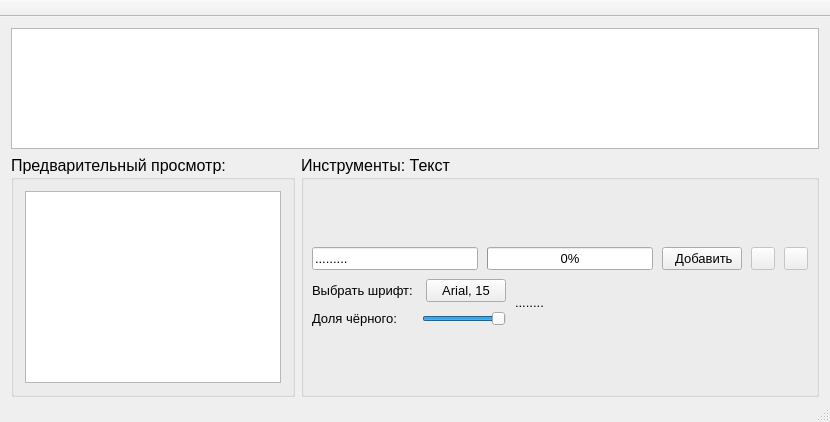
<?xml version="1.0" encoding="UTF-8"?>
<ui version="4.0">
 <class>MainWindow</class>
 <widget class="QMainWindow" name="MainWindow">
  <property name="geometry">
   <rect>
    <x>0</x>
    <y>0</y>
    <width>830</width>
    <height>422</height>
   </rect>
  </property>
  <property name="windowTitle">
   <string>LCD Painter</string>
  </property>
  <widget class="QWidget" name="centralWidget">
   <property name="font">
    <font>
     <family>Segoe UI</family>
     <pointsize>12</pointsize>
    </font>
   </property>
   <layout class="QVBoxLayout" name="verticalLayout">
    <property name="bottomMargin">
     <number>3</number>
    </property>
    <item>
     <widget class="QGraphicsView" name="graphicsView">
      <property name="sizePolicy">
       <sizepolicy hsizetype="Expanding" vsizetype="Expanding">
        <horstretch>0</horstretch>
        <verstretch>0</verstretch>
       </sizepolicy>
      </property>
     </widget>
    </item>
    <item>
     <layout class="QHBoxLayout" name="horizontalLayout">
      <item>
       <widget class="QGroupBox" name="groupBox_2">
        <property name="sizePolicy">
         <sizepolicy hsizetype="Minimum" vsizetype="Minimum">
          <horstretch>0</horstretch>
          <verstretch>0</verstretch>
         </sizepolicy>
        </property>
        <property name="title">
         <string>Предварительный просмотр:</string>
        </property>
        <layout class="QHBoxLayout" name="horizontalLayout_2">
         <item>
          <widget class="QGraphicsView" name="graphicsView_2">
           <property name="sizePolicy">
            <sizepolicy hsizetype="Minimum" vsizetype="Minimum">
             <horstretch>0</horstretch>
             <verstretch>0</verstretch>
            </sizepolicy>
           </property>
          </widget>
         </item>
        </layout>
       </widget>
      </item>
      <item>
       <widget class="QGroupBox" name="groupBox">
        <property name="sizePolicy">
         <sizepolicy hsizetype="Expanding" vsizetype="Minimum">
          <horstretch>0</horstretch>
          <verstretch>0</verstretch>
         </sizepolicy>
        </property>
        <property name="title">
         <string>Инструменты: Текст</string>
        </property>
        <layout class="QVBoxLayout" name="verticalLayout_2">
         <property name="spacing">
          <number>9</number>
         </property>
         <property name="margin">
          <number>4</number>
         </property>
         <item>
          <widget class="QStackedWidget" name="stackedWidget">
           <property name="sizePolicy">
            <sizepolicy hsizetype="Expanding" vsizetype="Fixed">
             <horstretch>0</horstretch>
             <verstretch>0</verstretch>
            </sizepolicy>
           </property>
           <property name="font">
            <font>
             <pointsize>10</pointsize>
            </font>
           </property>
           <property name="currentIndex">
            <number>0</number>
           </property>
           <widget class="QWidget" name="page">
            <property name="sizePolicy">
             <sizepolicy hsizetype="Expanding" vsizetype="Minimum">
              <horstretch>0</horstretch>
              <verstretch>0</verstretch>
             </sizepolicy>
            </property>
            <layout class="QVBoxLayout" name="verticalLayout_4">
             <property name="spacing">
              <number>9</number>
             </property>
             <property name="sizeConstraint">
              <enum>QLayout::SetMinimumSize</enum>
             </property>
             <property name="margin">
              <number>4</number>
             </property>
             <item>
              <layout class="QHBoxLayout" name="horizontalLayout_3">
               <property name="spacing">
                <number>9</number>
               </property>
               <property name="sizeConstraint">
                <enum>QLayout::SetMinimumSize</enum>
               </property>
               <item>
                <widget class="QLineEdit" name="lineEdit">
                 <property name="sizePolicy">
                  <sizepolicy hsizetype="Expanding" vsizetype="Fixed">
                   <horstretch>0</horstretch>
                   <verstretch>0</verstretch>
                  </sizepolicy>
                 </property>
                 <property name="text">
                  <string>.........</string>
                 </property>
                 <property name="maxLength">
                  <number>15</number>
                 </property>
                </widget>
               </item>
               <item>
                <widget class="QProgressBar" name="progressBar">
                 <property name="value">
                  <number>0</number>
                 </property>
                </widget>
               </item>
               <item>
                <widget class="QPushButton" name="pushButton">
                 <property name="text">
                  <string> Добавить</string>
                 </property>
                </widget>
               </item>
               <item>
                <widget class="QToolButton" name="toolButton">
                 <property name="enabled">
                  <bool>false</bool>
                 </property>
                 <property name="text">
                  <string/>
                 </property>
                 <property name="icon">
                  <iconset resource="resources.qrc">
                   <normaloff>:/ok_text_2.png</normaloff>:/ok_text_2.png</iconset>
                 </property>
                </widget>
               </item>
               <item>
                <widget class="QToolButton" name="toolButton_2">
                 <property name="enabled">
                  <bool>false</bool>
                 </property>
                 <property name="text">
                  <string/>
                 </property>
                 <property name="icon">
                  <iconset resource="resources.qrc">
                   <normaloff>:/not_text_2.png</normaloff>:/not_text_2.png</iconset>
                 </property>
                </widget>
               </item>
              </layout>
             </item>
             <item>
              <layout class="QHBoxLayout" name="horizontalLayout_4">
               <property name="spacing">
                <number>9</number>
               </property>
               <property name="sizeConstraint">
                <enum>QLayout::SetMinimumSize</enum>
               </property>
               <item>
                <layout class="QVBoxLayout" name="verticalLayout_3">
                 <property name="spacing">
                  <number>9</number>
                 </property>
                 <property name="sizeConstraint">
                  <enum>QLayout::SetMinimumSize</enum>
                 </property>
                 <item>
                  <layout class="QHBoxLayout" name="horizontalLayout_5">
                   <property name="spacing">
                    <number>9</number>
                   </property>
                   <property name="sizeConstraint">
                    <enum>QLayout::SetMinimumSize</enum>
                   </property>
                   <item>
                    <widget class="QLabel" name="label_2">
                     <property name="sizePolicy">
                      <sizepolicy hsizetype="Minimum" vsizetype="Fixed">
                       <horstretch>0</horstretch>
                       <verstretch>0</verstretch>
                      </sizepolicy>
                     </property>
                     <property name="text">
                      <string>Выбрать шрифт: </string>
                     </property>
                    </widget>
                   </item>
                   <item>
                    <widget class="QPushButton" name="pushButton_2">
                     <property name="text">
                      <string>Arial, 15</string>
                     </property>
                    </widget>
                   </item>
                  </layout>
                 </item>
                 <item>
                  <layout class="QHBoxLayout" name="horizontalLayout_6">
                   <property name="spacing">
                    <number>9</number>
                   </property>
                   <property name="sizeConstraint">
                    <enum>QLayout::SetMinimumSize</enum>
                   </property>
                   <item>
                    <widget class="QLabel" name="label_3">
                     <property name="sizePolicy">
                      <sizepolicy hsizetype="Minimum" vsizetype="Fixed">
                       <horstretch>0</horstretch>
                       <verstretch>0</verstretch>
                      </sizepolicy>
                     </property>
                     <property name="text">
                      <string>Доля чёрного: </string>
                     </property>
                    </widget>
                   </item>
                   <item>
                    <widget class="QSlider" name="horizontalSlider">
                     <property name="sizePolicy">
                      <sizepolicy hsizetype="Fixed" vsizetype="Fixed">
                       <horstretch>0</horstretch>
                       <verstretch>0</verstretch>
                      </sizepolicy>
                     </property>
                     <property name="minimum">
                      <number>1</number>
                     </property>
                     <property name="maximum">
                      <number>255</number>
                     </property>
                     <property name="value">
                      <number>255</number>
                     </property>
                     <property name="orientation">
                      <enum>Qt::Horizontal</enum>
                     </property>
                    </widget>
                   </item>
                  </layout>
                 </item>
                </layout>
               </item>
               <item>
                <widget class="QLabel" name="label">
                 <property name="sizePolicy">
                  <sizepolicy hsizetype="Expanding" vsizetype="Fixed">
                   <horstretch>0</horstretch>
                   <verstretch>0</verstretch>
                  </sizepolicy>
                 </property>
                 <property name="text">
                  <string>........</string>
                 </property>
                 <property name="alignment">
                  <set>Qt::AlignLeading|Qt::AlignLeft|Qt::AlignVCenter</set>
                 </property>
                </widget>
               </item>
              </layout>
             </item>
            </layout>
           </widget>
           <widget class="QWidget" name="page_2">
            <property name="sizePolicy">
             <sizepolicy hsizetype="Expanding" vsizetype="Minimum">
              <horstretch>0</horstretch>
              <verstretch>0</verstretch>
             </sizepolicy>
            </property>
           </widget>
          </widget>
         </item>
        </layout>
       </widget>
      </item>
     </layout>
    </item>
   </layout>
  </widget>
  <widget class="QMenuBar" name="menuBar">
   <property name="geometry">
    <rect>
     <x>0</x>
     <y>0</y>
     <width>830</width>
     <height>21</height>
    </rect>
   </property>
  </widget>
  <widget class="QToolBar" name="mainToolBar">
   <property name="movable">
    <bool>false</bool>
   </property>
   <attribute name="toolBarArea">
    <enum>TopToolBarArea</enum>
   </attribute>
   <attribute name="toolBarBreak">
    <bool>false</bool>
   </attribute>
  </widget>
  <widget class="QStatusBar" name="statusBar"/>
 </widget>
 <layoutdefault spacing="6" margin="11"/>
 <resources>
  <include location="resources.qrc"/>
 </resources>
 <connections/>
</ui>
